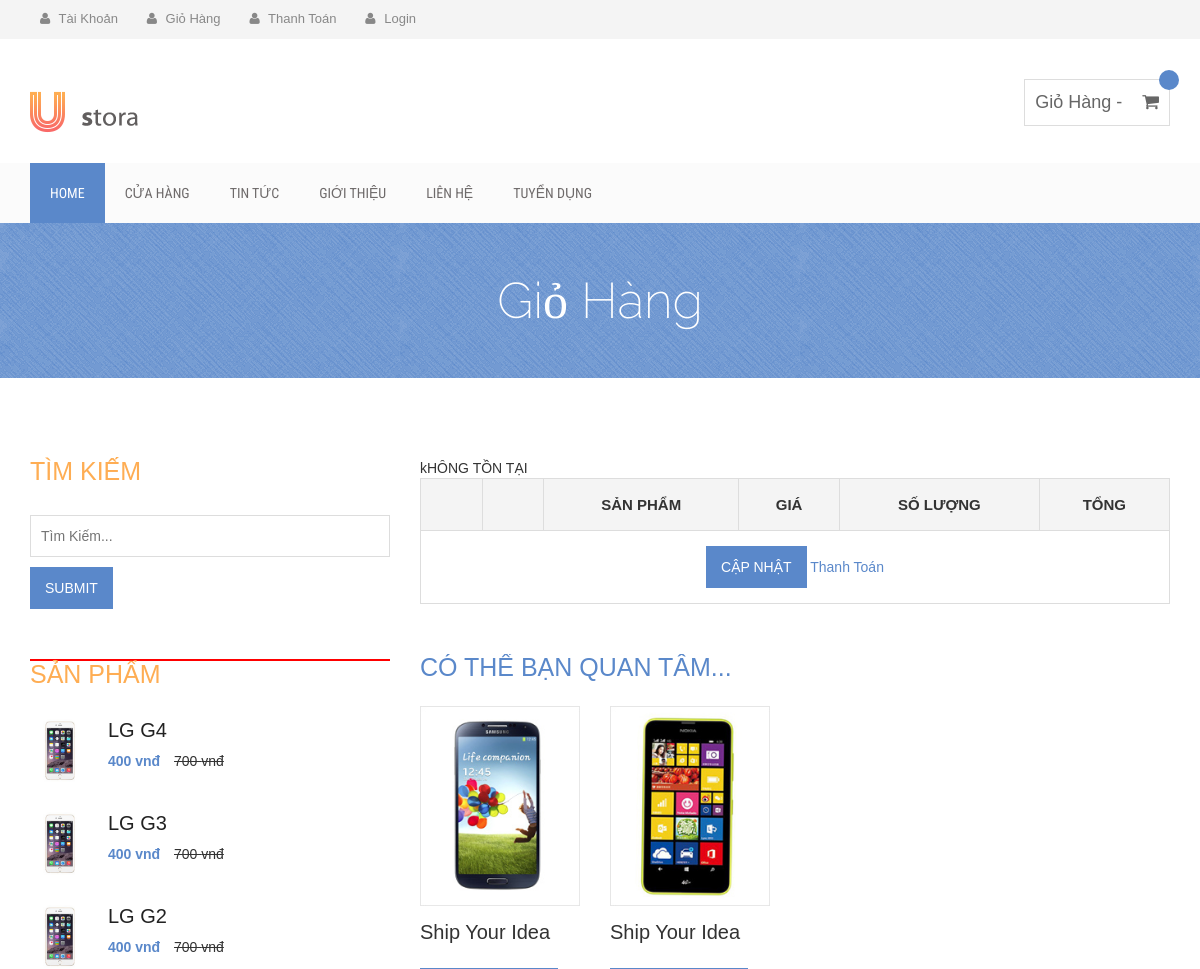
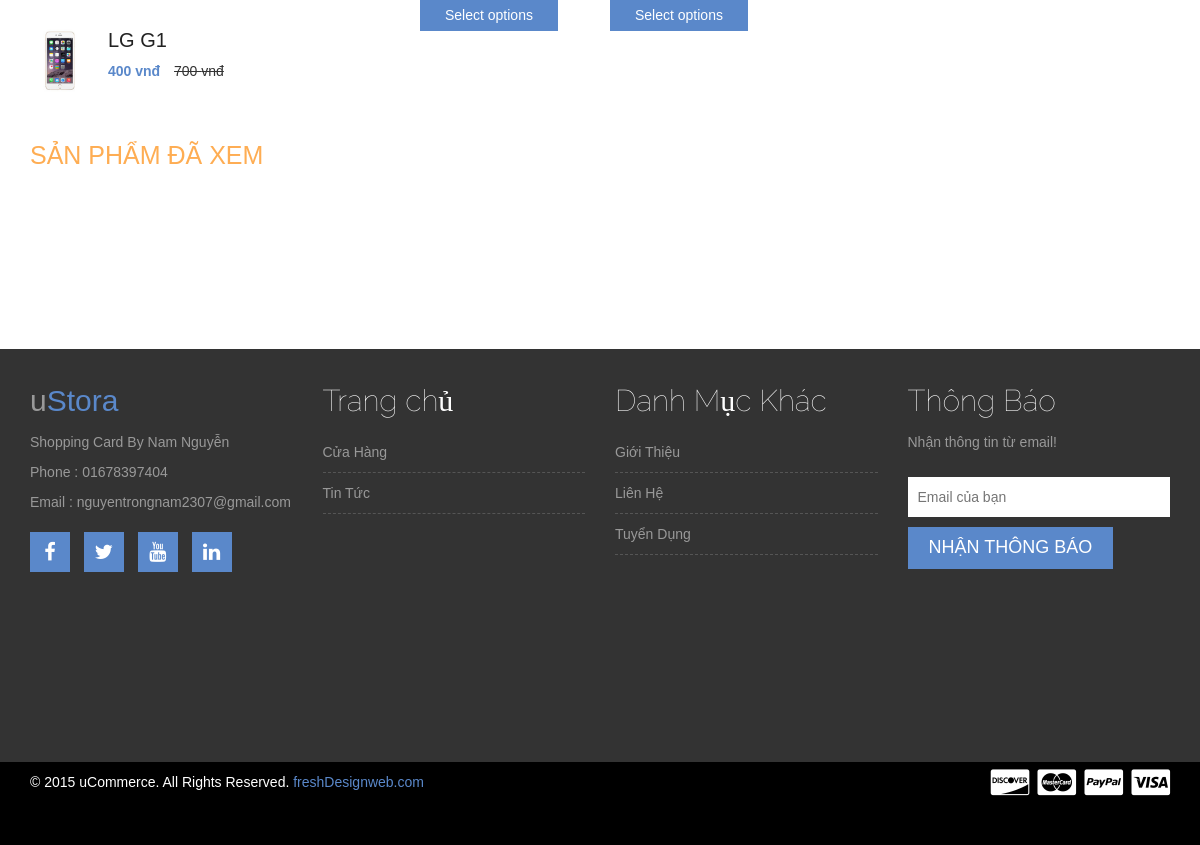
The app's page /cart.php with its own data (2 pictures, top to bottom).
### tables this page shows
CREATE TABLE `categories` (
  `ID_Categories` int(11) NOT NULL,
  `Name_Categories` varchar(60) NOT NULL,
  `Rank_Categories` int(11) NOT NULL,
  `ID_Status` int(11) NOT NULL,
  `Link` varchar(255) NOT NULL
);

CREATE TABLE `sp` (
  `ID_SP` int(11) NOT NULL,
  `Ten_SP` varchar(60) NOT NULL,
  `KichThuoc` varchar(60) NOT NULL,
  `CPU` varchar(60) NOT NULL,
  `Camera` varchar(60) NOT NULL,
  `Card` varchar(60) NOT NULL,
  `DPG` varchar(60) NOT NULL,
  `NgoaiVi` varchar(60) NOT NULL,
  `Gia` int(11) NOT NULL,
  `IMG` varchar(60) NOT NULL,
  `ID_Hang` varchar(60) NOT NULL,
  `Gia_Sale` decimal(10,0) NOT NULL,
  `MoTa` text NOT NULL,
  `ID_Loai` int(11) NOT NULL,
  `View` int(11) NOT NULL,
  `ID_Status` int(11) NOT NULL
);

### function.php (called while the page is built, shortened)
<?php
function ascii_name($str)
	{
		$chars = array(
			'a'	=>	array('ấ','ầ','ẩ','ẫ','ậ','Ấ','Ầ','Ẩ','Ẫ','Ậ','ắ','ằ','ẳ','ẵ','ặ','Ắ','Ằ','Ẳ','Ẵ','Ặ','á','à','ả','ã','ạ','â','ă','Á','À','Ả','Ã','Ạ','Â','Ă'),
			'e' =>	array('ế','ề','ể','ễ','ệ','Ế','Ề','Ể','Ễ','Ệ','é','è','ẻ','ẽ','ẹ','ê','É','È','Ẻ','Ẽ','Ẹ','Ê'),
			'i'	=>	array('í','ì','ỉ','ĩ','ị','Í','Ì','Ỉ','Ĩ','Ị'),
			'o'	=>	array('ố','ồ','ổ','ỗ','ộ','Ố','Ồ','Ổ','Ô','Ộ','ớ','ờ','ở','ỡ','ợ','Ớ','Ờ','Ở','Ỡ','Ợ','ó','ò','ỏ','õ','ọ','ô','ơ','Ó','Ò','Ỏ','Õ','Ọ','Ô','Ơ'),
			'u'	=>	array('ứ','ừ','ử','ữ','ự','Ứ','Ừ','Ử','Ữ','Ự','ú','ù','ủ','ũ','ụ','ư','Ú','Ù','Ủ','Ũ','Ụ','Ư'),
			'y'	=>	array('ý','ỳ','ỷ','ỹ','ỵ','Ý','Ỳ','Ỷ','Ỹ','Ỵ'),
			'd'	=>	array('đ','Đ'),
			'-'	=>	array('!','@','#','$','%','^','&','*','\\','\'',',','/','"',':'),
		);
		foreach ($chars as $key => $arr)
			foreach ($arr as $val)
				$str = str_replace($val,$key,$str);
		$str = str_replace(" ","-",$str);
                $str = strtolower($str);
		return $str;
	}
?>

### cart.php (the view, shortened to what this page needs)
<?php
	include 'admin/connect.php';
    include 'function.php';
    include 'include/navbar.php';
?>
<div class="product-big-title-area">
        <div class="container">
            <div class="row">
                <div class="col-md-12">
                    <div class="product-bit-title text-center">
                        <h2>Giỏ Hàng</h2>
                    </div>
                </div>
            </div>
        </div>
    </div>
    <div class="single-product-area">
        <div class="container">
            <div class="row">
                <div class="col-md-4">
                    <div class="single-sidebar">
                        <h2 class="sidebar-title">Tìm Kiếm</h2>
                        <form action="product.php" method="GET">
                            <input type="text" name="search" id="key_search" value="" placeholder="Tìm Kiếm...">
                            <input type="submit" name="Search">
                        </form>
                    </div>
                    <div id="div1" style="border:1px solid red">
                    </div>
                    <div class="single-sidebar">
                        <h2 class="sidebar-title">Sản Phẩm</h2>
                        <?php
                            $sql1="SELECT * FROM sp  ORDER BY ID_SP DESC LIMIT 4";
                            $query1=mysqli_query($con,$sql1);
                            while($list=mysqli_fetch_assoc($query1)){
                                $str_name=ascii_name($list['Ten_SP']);
                        ?>
                        <div class="thubmnail-recent">
                            <img src="img/product-thumb-1.jpg" class="recent-thumb" alt="">
                            <h2><a href="san-pham-<?php echo $str_name; ?>-<?php echo $list['ID_SP']; ?>.html"><?php echo $list['Ten_SP']; ?></a></h2>
                            <div class="product-sidebar-price">
                                <ins><?php echo number_format($list['Gia_Sale'],0,'','.').' vnđ'; ?></ins> <del><?php echo number_format($list['Gia'],0,'','.').' vnđ'; ?></del>
                            </div>
                        </div>
                        <?php
                            }
                        ?>
                    </div>
                    <div class="single-sidebar">
                        <h2 class="sidebar-title">Sản Phẩm Đã Xem</h2>
                    </div>
                </div>
                <div class="col-md-8">
                    <div class="product-content-right">
                        <div class="woocommerce">
                            <form method="POST" action="cart.php">
                                <table cellspacing="0" class="shop_table cart">
                                    <thead>
                                        <tr>
                                            <th class="product-remove">&nbsp;</th>
                                            <th class="product-thumbnail">&nbsp;</th>
                                            <th class="product-name">Sản Phẩm</th>
                                            <th class="product-price">Giá</th>
                                            <th class="product-quantity">Số Lượng</th>
                                            <th class="product-subtotal">Tổng</th>
                                        </tr>
                                    </thead>
                                    <tbody>
                                        <tr>
                                            <td class="actions" colspan="6">
                                                <input type="submit" value="Cập Nhật" name="update" class="button">
                                                <a href="thanh-toan.html" class="checkout-button button alt wc-forward">Thanh Toán</a>
                                            </td>
                                        </tr>
                                    </tbody>
                                </table>
                            </form>
                            <div class="cart-collaterals">
                            <div class="cross-sells">
                                <h2>Có thể bạn quan tâm...</h2>
                                <ul class="products">
                                     <?php
                                    $sql2="SELECT * FROM sp  ORDER BY ID_SP ASC LIMIT 2";
                                    $query2=mysqli_query($con,$sql2);
                                    while($row2=mysqli_fetch_assoc($query2)){
                                    ?>
                                    <li class="product">
                                        <a href="single-product.php">
                                            <img width="325" height="325" alt="T_4_front" class="attachment-shop_catalog wp-post-image" src="admin/image_product/<?php echo $row2['IMG']; ?>">
                                            <h3>Ship Your Idea</h3>
                                        </a>
                                        <a class="add_to_cart_button" data-quantity="1" data-product_sku="" data-product_id="22" rel="nofollow" href="single-product.php">Select options</a>
                                    </li>
                                    <?php
                                        }
                                    ?>
                                </ul>
                            </div>
                            </div>
                        </div>
                    </div>
                </div>
            </div>
        </div>
    </div>
<?php
    include 'include/footer.php';
?>

### include/navbar.php (shortened to what this page needs)
<!DOCTYPE html>
<html lang="en">
  <head>
    <link rel="stylesheet" href="css/bootstrap.min.css">
    <link rel="stylesheet" href="css/font-awesome.min.css">
    <link rel="stylesheet" href="css/owl.carousel.css">
    <link rel="stylesheet" href="style.css">
    <link rel="stylesheet" href="css/responsive.css">
  </head>
  <body>
    <div class="header-area">
        <div class="container">
            <div class="row">
                <div class="col-md-8">
                    <div class="user-menu">
                        <ul>
                            <li><a href="<?php if(!isset($_SESSION['ID_Role'])){
                                                echo "login.php";
                                            }else if($_SESSION['ID_Role']==4){
                                            echo "admin/info.php";
                                                }else{
                                            echo "admin/index.php";
                                            }
                                            ?>"><i class="fa fa-user"></i> Tài Khoản</a></li>
                            <li><a href="cart.php"><i class="fa fa-user"></i> Giỏ Hàng</a></li>
                            <li><a href="checkout.php"><i class="fa fa-user"></i> Thanh Toán</a></li>
                            <li>
                            <?php
                                if(!isset($_SESSION['Username'])){
                                    echo '<a href="login.php"><i class="fa fa-user"></i> Login</a>';
                                }else{
                                    echo '<li><a href="logout.php"><i class="fa fa-user"></i>'.$_SESSION['Username']. '[Thoát]</a></li>';
                                }
                            ?>
                            </li>
                        </ul>
                    </div>
                </div>
            </div>
        </div>
    </div>
    <div class="site-branding-area">
        <div class="container">
            <div class="row">
                <div class="col-sm-3">
                    <div class="logo">
                        <h1><a href="index.php"><img src="img/logo.png"></a></h1>
                    </div>
                </div>
                <div class="col-sm-6">
                </div>
                <div class="col-sm-3">
                    <div class="shopping-item">
                        <a href="cart.php">Giỏ Hàng - <span class="cart-amunt"><?php if(isset($_SESSION['total'])){
                                                                                echo number_format($_SESSION['total'],0,'','.');}
                                                                                ?>
                                                                                </span> <i class="fa fa-shopping-cart"></i>
                         <span class="product-count"><?php if(isset($_SESSION['cart'])){
                                                        echo $count3=count($_SESSION['cart']);}
                    ?></span></a>
                    </div>
                </div>
            </div>
        </div>
    </div>
    <div class="mainmenu-area">
        <div class="container">
            <div class="row">
                <div class="navbar-collapse collapse">
                    <ul class="nav navbar-nav">
                    <li class="active"><a href="trang-chu.html">Home</a></li>
                    <?php
                        $sql="SELECT * FROM categories ORDER BY Rank_Categories ASC";
                        $result_list=mysqli_query($con,$sql);
                        while($rowList=mysqli_fetch_assoc($result_list)){
                            if($rowList['ID_Status']==1){
                        ?>
                        <li><a href="<?php echo $rowList['Link']?>"><?php echo $rowList['Name_Categories']?></a></li>
                            <?php
                            }
                    	    }
                 	    ?>
                    </ul>
                </div>
            </div>
        </div>
    </div>

### include/footer.php (shortened to what this page needs)
<div class="footer-top-area">
        <div class="container">
            <div class="row">
                <div class="col-md-3 col-sm-6">
                    <div class="footer-about-us">
                        <h2>u<span>Stora</span></h2>
                        <p>Shopping Card By Nam Nguyễn</p>
                        <p>Phone : 01678397404 </p>
                        <p>Email : nguyentrongnam2307@gmail.com </p>
                        <div class="footer-social">
                        <?php
                            $sql="SELECT * FROM footer ";
                            $query=mysqli_query($con,$sql);
                            $list=mysqli_fetch_assoc($query);
                                ?>
                            <a href="<?php echo $list['fb']?>" target="_blank"><i class="fa fa-facebook"></i></a>
                            <a href="<?php echo $list['twitter']?>" target="_blank"><i class="fa fa-twitter"></i></a>
                            <a href="<?php echo $list['youtube']?>" target="_blank"><i class="fa fa-youtube"></i></a>
                            <a href="<?php echo $list['instagram']?>" target="_blank"><i class="fa fa-linkedin"></i></a>
                        </div>
                    </div>
                </div>
                <div class="col-md-3 col-sm-6">
                    <div class="footer-menu">
                        <h2 class="footer-wid-title">Trang chủ </h2>
                        <ul>
                            <li><a href="cua-hang.html">Cửa Hàng</a></li>
                            <li><a href="tin-tuc.php">Tin Tức</a></li>
                        </ul>
                    </div>
                </div>
                <div class="col-md-3 col-sm-6">
                    <div class="footer-menu">
                        <h2 class="footer-wid-title">Danh Mục Khác</h2>
                        <ul>
                            <li><a href="gioi-thieu.php">Giới Thiệu</a></li>
                            <li><a href="lien-he.php">Liên Hệ</a></li>
                            <li><a href="tuyen-dung.php">Tuyển Dụng</a></li>
                        </ul>
                    </div>
                </div>
                <div class="col-md-3 col-sm-6">
                    <div class="footer-newsletter">
                        <h2 class="footer-wid-title">Thông Báo</h2>
                        <p>Nhận thông tin từ email!</p>
                        <div class="newsletter-form">
                            <form action="index.php" method="POST">
                                <input type="email" name="Email" placeholder="Email của bạn">
                                <input type="submit" name="Subscribe" value="Nhận Thông Báo">
                            </form>
                        </div>
                    </div>
                </div>
            </div>
        </div>
    </div>
    <div class="footer-bottom-area">
        <div class="container">
            <div class="row">
                <div class="col-md-8">
                    <div class="copyright">
                        <p>&copy; 2015 uCommerce. All Rights Reserved. <a href="http://www.freshdesignweb.com" target="_blank">freshDesignweb.com</a></p>
                    </div>
                </div>
                <div class="col-md-4">
                    <div class="footer-card-icon">
                        <i class="fa fa-cc-discover"></i>
                        <i class="fa fa-cc-mastercard"></i>
                        <i class="fa fa-cc-paypal"></i>
                        <i class="fa fa-cc-visa"></i>
                    </div>
                </div>
            </div>
        </div>
    </div>
  </body>
</html>

### css/responsive.css (style rules this page uses)
@media only screen and (min-width: 992px) and (max-width: 1280px) { div.cart-collaterals ul.products li.product { float: left; margin-left: 30px; position: relative; width: 160px; } }
@media only screen and (min-width: 992px) and (max-width: 1280px) { input[type="submit"], button[type="submit"] { padding: 11px 15px; } }

### records on screen
categories: Name_Categories "CỬA HÀNG"
categories: Name_Categories "TIN TỨC"
categories: Name_Categories "GIỚI THIỆU"
categories: Name_Categories "LIÊN HỆ"
categories: Name_Categories "TUYỂN DỤNG"
sp: Ten_SP "LG G4", Gia_Sale "400", Gia "700"
sp: Ten_SP "LG G3", Gia_Sale "400", Gia "700"
sp: Ten_SP "LG G2", Gia_Sale "400", Gia "700"
sp: Ten_SP "LG G1", Gia_Sale "400", Gia "700"
sp: IMG (picture)
sp: IMG (picture)
